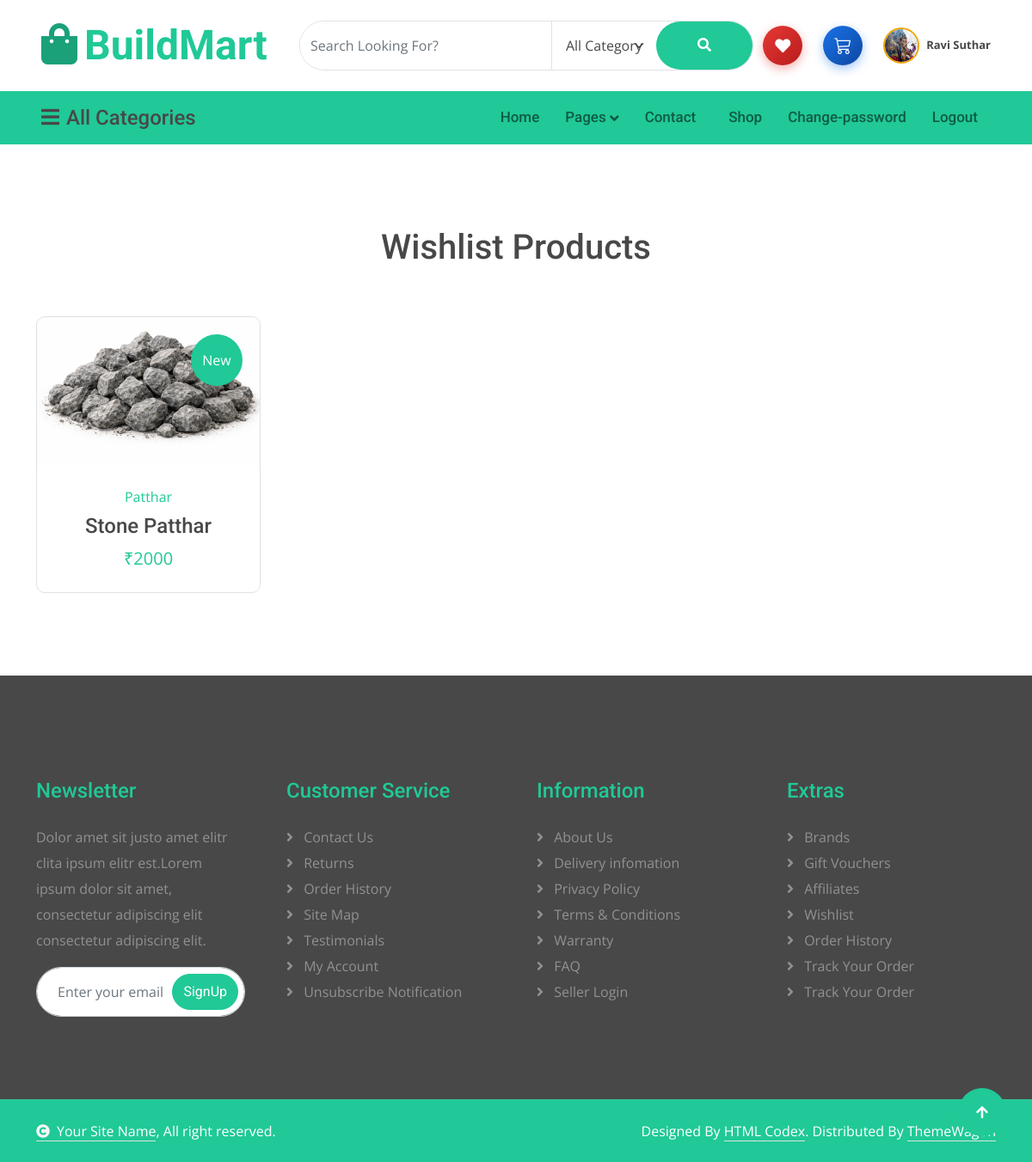
Screenshot of /wishlist/ (signed in) with the database file from the repository.
### myapp/models.py (models this page shows, shortened)
class User(models.Model):
    name = models.CharField(max_length=60)
    email = models.EmailField(unique=True)
    mobile = models.BigIntegerField(unique=True)
    password = models.CharField(max_length=10)
    uprofile = models.ImageField(default="", upload_to="uprofile/")
    usertype = models.CharField(max_length=20, default="buyer")

class Wishlist(models.Model):
    user = models.ForeignKey(User, on_delete = models.CASCADE)
    product = models.ForeignKey(Product, on_delete = models.CASCADE)
    ttime = models.DateTimeField(default = timezone.now)

class Product(models.Model):
    user = models.ForeignKey(User, on_delete = models.CASCADE)
    category = (
        ("Cement", "Cement"),
        ("Bricks", "Bricks"),
        ("Rebars", "Rebars"),
        ("Concrete Bricks", "Concrete Bricks"),
        ("Concrete Block", "Concrete Block"),
        ("Soil", "Soil"),
        ("Patthar", "Patthar")
    )
    company = (
        ("UltraTech", "UltraTech"),
        ("Jindal", "Jindal"),
        ("Trishul", "Trishul"),
        ("Village Soil", "Village Soil"),
        ("Arbuda", "Arbuda")
    )
    pcategory = models.CharField(max_length = 50)
    pcompany = models.CharField(max_length = 50)
    pname = models.CharField(max_length = 50)
    pprice = models.IntegerField()
    pdesc = models.TextField()
    pimage = models.ImageField(default = "", upload_to = "product/")

### myapp/views.py (the view)
# urls.py: path('wishlist/', views.wishlist, name='wishlist'),
def wishlist(request):
    user = User.objects.get(email = request.session['email'])
    wish = Wishlist.objects.filter(user = user)
    return render(request, 'wishlist.html', {'wish':wish})

### myapp/templates/wishlist.html (shortened to what this page needs)
{% extends 'header.html' %}
{% load static %}
{% block content %}
    <div class="container-fluid product py-5">
        <div class="container py-5">
            <div class="tab-class">
                <div class="row g-4 mb-5">
                    <div class="col-lg-12 text-center wow fadeInLeft" data-wow-delay="0.1s">
                        <h1>Wishlist Products</h1>
                    </div>
                </div>
                <div class="tab-content">
                    <div id="tab-1" class="tab-pane fade show p-0 active">
                        <div class="row g-4">
                            {% for i in wish %}
                            <div class="col-md-6 col-lg-4 col-xl-3">
                                <div class="product-item rounded wow fadeInUp" data-wow-delay="0.1s">
                                    <div class="product-item-inner border rounded">
                                        <div class="product-item-inner-item">
                                            <a href="{% url 'b_single' pk=i.product.pk %}">
                                            </a>
                                            <div class="product-new">New</div>
                                        </div>
                                        <div class="text-center rounded-bottom p-4">
                                            <a href="#" class="d-block mb-2">{{ i.product.pcategory }}</a>
                                            <a href="{% url 'b_single' pk=i.product.pk %}" class="d-block h4">{{ i.product.pname|truncatewords:4 }}</a>
                                            <span class="text-primary fs-5">₹{{ i.product.pprice }}</span>
                                        </div>
                                    </div>
                                </div>
                            </div>
                            {% endfor %}
                        </div>
                    </div>
                </div>
            </div>
        </div>
    </div>
{% endblock %}

### myapp/templates/header.html (shortened to what this page needs)
{% load static %}
<!DOCTYPE html>
<html lang="en">
<head>
    <link rel="stylesheet" href="https://use.fontawesome.com/releases/v5.15.4/css/all.css" />
    <link href="https://cdn.jsdelivr.net/npm/bootstrap-icons@1.4.1/font/bootstrap-icons.css" rel="stylesheet">
    <link href="{% static 'lib/animate/animate.min.css' %}" rel="stylesheet">
    <link href="{% static 'lib/owlcarousel/assets/owl.carousel.min.css' %}" rel="stylesheet">
    <link href="{% static 'css/bootstrap.min.css' %}?v=1.4" rel="stylesheet">
    <link href="{% static 'css/style.css' %}?v=1.4" rel="stylesheet">
</head>
<body>
    <div class="container-fluid px-5 py-4 d-none d-lg-block">
        <div class="row gx-0 align-items-center text-center">
            <div class="col-md-4 col-lg-3 text-center text-lg-start">
                <div class="d-inline-flex align-items-center">
                    <a href="" class="navbar-brand p-0">
                        <h1 class="display-5 text-primary m-0"><i
                                class="fas fa-shopping-bag text-secondary me-2"></i>BuildMart</h1>
                    </a>
                </div>
            </div>
            <div class="col-md-4 col-lg-6 text-center">
                <div class="position-relative ps-4">
                    <div class="d-flex border rounded-pill">
                        <input class="form-control border-0 rounded-pill w-100 py-3" type="text"
                            data-bs-target="#dropdownToggle123" placeholder="Search Looking For?">
                        <select class="form-select text-dark border-0 border-start rounded-0 p-3" style="width: 200px;">
                            <option value="All Category">All Category</option>
                        </select>
                        <button type="button" class="btn btn-primary rounded-pill py-3 px-5" style="border: 0;"><i
                                class="fas fa-search"></i></button>
                    </div>
                </div>
            </div>
            <div class="col-md-4 col-lg-3 text-center text-lg-end d-flex align-items-center justify-content-center justify-content-lg-end gap-4">
                    {% if request.session.email %}
                        <a href="{% url 'wishlist' %}" class="position-relative text-decoration-none" title="Wishlist"
                           style="display:inline-flex; align-items:center; justify-content:center; width:46px; height:46px; background:linear-gradient(135deg,#e53935,#b71c1c); border-radius:50%; box-shadow:0 4px 12px rgba(229,57,53,0.4); transition:all 0.3s;">
                            <i class="fas fa-heart" style="font-size:18px; color:#fff;"></i>
                        </a>
                        <a href="{% url 'cart' %}" class="position-relative text-decoration-none" title="Cart"
                           style="display:inline-flex; align-items:center; justify-content:center; width:46px; height:46px; background:linear-gradient(135deg,#1a73e8,#0d47a1); border-radius:50%; box-shadow:0 4px 12px rgba(26,115,232,0.4); transition:all 0.3s;">
                            <i class="bi bi-cart3" style="font-size:20px; color:#fff;"></i>
                        </a>
                        <a href="{% url 'profile' %}" class="d-flex align-items-center gap-2 text-decoration-none" title="Profile">
                            <img src="{{ request.session.uprofile }}" alt="Profile" style="width: 42px; height: 42px; border-radius: 50%; object-fit: cover; border: 2px solid #f0a500;">
                            {% if request.session.name %}
                            <span class="text-dark fw-bold" style="font-size: 13px;">{{ request.session.name }}</span>
                            {% endif %}
                        </a>
                    {% endif %}
                </div>
            </div>
        </div>
    <div class="container-fluid nav-bar p-0">
        <div class="row gx-0 bg-primary px-5 align-items-center">
            <div class="col-lg-3 d-none d-lg-block">
                <nav class="navbar navbar-light position-relative" style="width: 250px;">
                    <button class="navbar-toggler border-0 fs-4 w-100 px-0 text-start" type="button"
                        data-bs-toggle="collapse" data-bs-target="#allCat">
                        <h4 class="m-0"><i class="fa fa-bars me-2"></i>All Categories</h4>
                    </button>
                </nav>
            </div>
            <div class="col-12 col-lg-9">
                <nav class="navbar navbar-expand-lg navbar-light bg-primary ">
                    <div class="collapse navbar-collapse" id="navbarCollapse">
                        <div class="navbar-nav ms-auto py-0">
                            <a href="{% url 'index' %}" class="nav-item nav-link">Home</a>
                            <div class="nav-item dropdown">
                                <a href="#" class="nav-link dropdown-toggle" data-bs-toggle="dropdown">Pages</a>
                            </div>
                            <a href="{% url 'contact' %}" class="nav-item nav-link me-2">Contact</a>
                            {% if request.session.email %}
                            <a href="{% url 'shop' %}" class="nav-item nav-link">Shop</a>
                            <a href="{% url 'cpass' %}" class="nav-item nav-link">Change-password</a>
                            <a href="{% url 'logout' %}" class="nav-item nav-link">Logout</a>
                            {% else %}
                            <a href="{% url 'signup' %}" class="nav-item nav-link">Sign Up</a>
                            <a href="{% url 'login' %}" class="nav-item nav-link">Login</a>
                            {% endif %}
                        </div>
                    </div>
                </nav>
            </div>
        </div>
    </div>
    {% block content %}
    {% endblock %}
    <div class="container-fluid footer py-5 wow fadeIn" data-wow-delay="0.2s">
        <div class="container py-5">
            <div class="row g-5">
                <div class="col-md-6 col-lg-6 col-xl-3">
                    <div class="footer-item d-flex flex-column">
                        <div class="footer-item">
                            <h4 class="text-primary mb-4">Newsletter</h4>
                            <p class="mb-3">Dolor amet sit justo amet elitr clita ipsum elitr est.Lorem ipsum dolor sit
                                amet, consectetur adipiscing elit consectetur adipiscing elit.</p>
                            <div class="position-relative mx-auto rounded-pill">
                                <input class="form-control rounded-pill w-100 py-3 ps-4 pe-5" type="text"
                                    placeholder="Enter your email">
                                <button type="button"
                                    class="btn btn-primary rounded-pill position-absolute top-0 end-0 py-2 mt-2 me-2">SignUp</button>
                            </div>
                        </div>
                    </div>
                </div>
                <div class="col-md-6 col-lg-6 col-xl-3">
                    <div class="footer-item d-flex flex-column">
                        <h4 class="text-primary mb-4">Customer Service</h4>
                        <a href="#" class=""><i class="fas fa-angle-right me-2"></i> Contact Us</a>
                        <a href="#" class=""><i class="fas fa-angle-right me-2"></i> Returns</a>
                        <a href="#" class=""><i class="fas fa-angle-right me-2"></i> Order History</a>
                        <a href="#" class=""><i class="fas fa-angle-right me-2"></i> Site Map</a>
                        <a href="#" class=""><i class="fas fa-angle-right me-2"></i> Testimonials</a>
                        <a href="#" class=""><i class="fas fa-angle-right me-2"></i> My Account</a>
                        <a href="#" class=""><i class="fas fa-angle-right me-2"></i> Unsubscribe Notification</a>
                    </div>
                </div>
                <div class="col-md-6 col-lg-6 col-xl-3">
                    <div class="footer-item d-flex flex-column">
                        <h4 class="text-primary mb-4">Information</h4>
                        <a href="#" class=""><i class="fas fa-angle-right me-2"></i> About Us</a>
                        <a href="#" class=""><i class="fas fa-angle-right me-2"></i> Delivery infomation</a>
                        <a href="#" class=""><i class="fas fa-angle-right me-2"></i> Privacy Policy</a>
                        <a href="#" class=""><i class="fas fa-angle-right me-2"></i> Terms & Conditions</a>
                        <a href="#" class=""><i class="fas fa-angle-right me-2"></i> Warranty</a>
                        <a href="#" class=""><i class="fas fa-angle-right me-2"></i> FAQ</a>
                        <a href="#" class=""><i class="fas fa-angle-right me-2"></i> Seller Login</a>
                    </div>
                </div>
                <div class="col-md-6 col-lg-6 col-xl-3">
                    <div class="footer-item d-flex flex-column">
                        <h4 class="text-primary mb-4">Extras</h4>
                        <a href="#" class=""><i class="fas fa-angle-right me-2"></i> Brands</a>
                        <a href="#" class=""><i class="fas fa-angle-right me-2"></i> Gift Vouchers</a>
                        <a href="#" class=""><i class="fas fa-angle-right me-2"></i> Affiliates</a>
                        <a href="#" class=""><i class="fas fa-angle-right me-2"></i> Wishlist</a>
                        <a href="#" class=""><i class="fas fa-angle-right me-2"></i> Order History</a>
                        <a href="#" class=""><i class="fas fa-angle-right me-2"></i> Track Your Order</a>
                        <a href="#" class=""><i class="fas fa-angle-right me-2"></i> Track Your Order</a>
                    </div>
                </div>
            </div>
        </div>
    </div>
    <div class="container-fluid copyright py-4">
        <div class="container">
            <div class="row g-4 align-items-center">
                <div class="col-md-6 text-center text-md-start mb-md-0">
                    <span class="text-white"><a href="#" class="border-bottom text-white"><i
                                class="fas fa-copyright text-light me-2"></i>Your Site Name</a>, All right
                        reserved.</span>
                </div>
                <div class="col-md-6 text-center text-md-end text-white">
                    Designed By <a class="border-bottom text-white" href="https://htmlcodex.com">HTML Codex</a>.
                    Distributed By <a class="border-bottom text-white" href="https://themewagon.com">ThemeWagon</a>
                </div>
            </div>
        </div>
    </div>
    <a href="#" class="btn btn-primary btn-lg-square back-to-top"><i class="fa fa-arrow-up"></i></a>
</body>
</html>

### rows the page displays
User: session.name "Ravi Suthar"
Wishlist: product.pname "Stone Patthar", product.pprice "2000"
